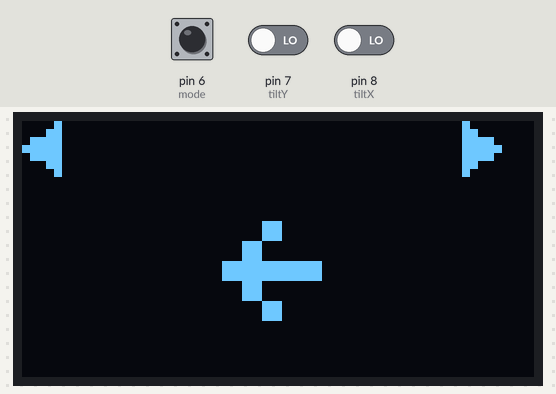
Bench run of a sketch on a simulated Arduino Uno, built with avr-gcc and run on an emulated ATmega328P. Shown: 128×64 one-colour display. The inputs (shaded band) are chosen by the test bench; at power-on: pin 6 (mode) HIGH, pin 7 (tiltY) LOW, pin 8 (tiltX) LOW. What the sketch prints to the serial monitor is not drawn.

Above: at 3.2 s.
3.3 s: pin 6 (mode) pulled LOW for 0.15 s
At 3.53 s:
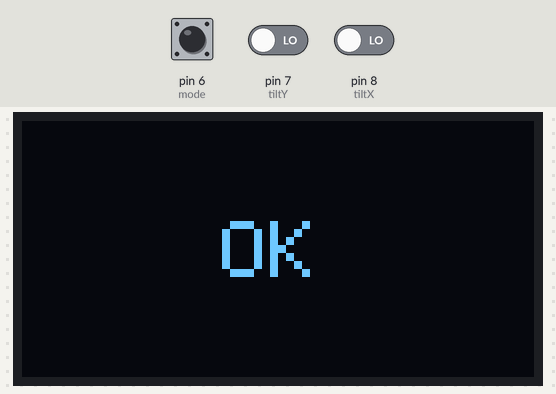
5.1 s: pin 7 (tiltY) driven HIGH
At 5.7 s:
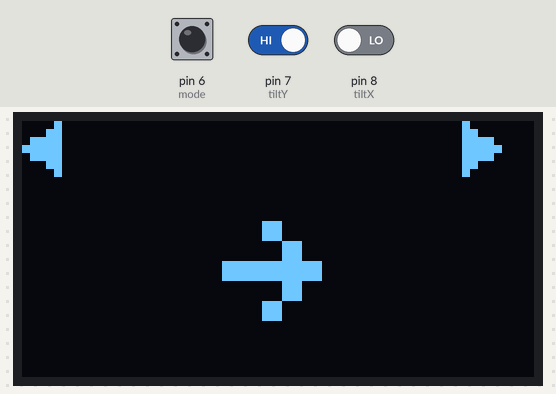
6.7 s: pin 8 (tiltX) driven HIGH
At 7.7 s:
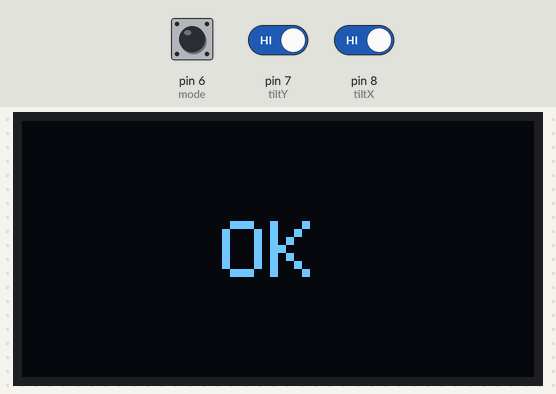
8.3 s: pin 6 (mode) pulled LOW for 1 s
At 9.3 s:
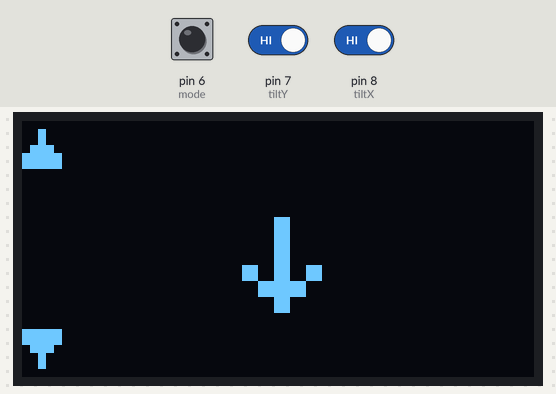
11.0 s: pin 6 (mode) pulled LOW for 3.2 s
15.7 s: pin 8 (tiltX) driven LOW
At 16.8 s:
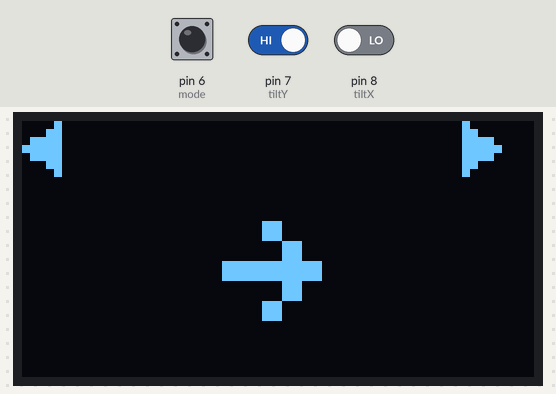
Timing chart, 0 to 18.3 s (numbered marks = the images above; inputs shaded):
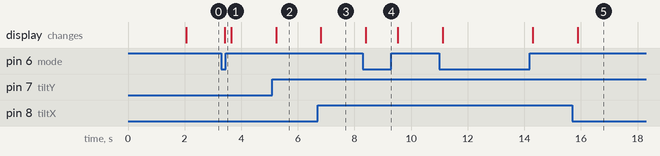

The sketch:

tilt_XY_oled.ino
```cpp
#include <Wire.h>
#include <Adafruit_GFX.h>
#include <Adafruit_SSD1306.h>

#define SCREEN_WIDTH 128  // OLED display width, in pixels
#define SCREEN_HEIGHT 64  // OLED display height, in pixels

int mode = 6;

int tiltX = 8;
int tiltY = 7;

char arrowDown = 25;
char arrowRight = 26;
char arrowFilledLeft = 17;
char arrowFilledRight = 16;
char arrowFilledUp = 30;
char arrowFilledDown = 31;
char arrowLeft = 27;

// Declaration for an SSD1306 display connected to I2C (SDA, SCL pins)
Adafruit_SSD1306 display(SCREEN_WIDTH, SCREEN_HEIGHT, &Wire, -1);

void setup() {

  Serial.begin(115200);

  if (!display.begin(SSD1306_SWITCHCAPVCC, 0x3C)) {
    Serial.println(F("SSD1306 allocation failed"));
    for (;;)
      ;
  }
  delay(2000);
  display.clearDisplay();
  display.setTextColor(WHITE);

  pinMode(INPUT, tiltX);
  pinMode(INPUT, tiltY);
  pinMode(INPUT, mode);
}

void loop() {

  display.clearDisplay();
  Serial.println(digitalRead(mode));

  if (digitalRead(tiltY) == HIGH && digitalRead(mode) == LOW){
    display.setTextSize(2);
    display.setCursor(0, 0);
    display.print(arrowFilledUp);

    display.setTextSize(2);
    display.setCursor(0, 50);
    display.print(arrowFilledDown);

    display.setTextSize(4);
    display.setCursor(55, 20);
    display.print(arrowDown);
    display.display();
    delay(200);

  }

  else if(digitalRead(tiltY) == LOW && digitalRead(mode) == LOW){
    display.setTextSize(2);
    display.setCursor(50, 25);
    display.print("OK");
    display.display();
    delay(200);

  }

  else if(digitalRead(tiltX) == LOW && digitalRead(tiltY) == HIGH && digitalRead(mode) == HIGH){

    display.setTextSize(2);
    display.setCursor(0, 0);
    display.print(arrowFilledLeft);

    display.setTextSize(2);
    display.setCursor(110, 0);
    display.print(arrowFilledRight);

    display.setTextSize(5);
    display.setCursor(50, 20);
    display.print(arrowRight);
    display.display();
    delay(200);
  }

  else if(digitalRead(tiltX) == HIGH && digitalRead(tiltY) == HIGH && digitalRead(mode) == HIGH){
    display.setTextSize(2);
    display.setCursor(50, 25);
    display.print("OK");
    display.display();
    delay(200);
  }

    else if(digitalRead(tiltX) == LOW && digitalRead(tiltY) == LOW && digitalRead(mode) == HIGH){

    display.setTextSize(2);
    display.setCursor(0, 0);
    display.print(arrowFilledLeft);

    display.setTextSize(2);
    display.setCursor(110, 0);
    display.print(arrowFilledRight);

    display.setTextSize(5);
    display.setCursor(50, 20);
    display.print(arrowLeft);
    display.display();
    delay(200);


  }

  else if(digitalRead(tiltX) == HIGH && digitalRead(tiltY) == LOW && digitalRead(mode) == HIGH){

    display.setTextSize(2);
    display.setCursor(50, 25);
    display.print("OK");
    display.display();
    delay(200);
  }

  else{
    display.setTextSize(2);
    display.setCursor(40, 30);
    display.print("ERROR");
    display.display();
    delay(200);
  }

}
```

Measured:
- after the input at 3.3 s, the display: changes after 0.12 s (image 1)
- after the input at 5.1 s, the display: changes after 0.13 s (image 2)
- after the input at 6.7 s, the display: changes after 0.12 s (image 3)
- after the input at 8.3 s, the display: changes after 0.10 s (image 4)
- after the input at 15.7 s, the display: changes after 0.18 s (image 5)
